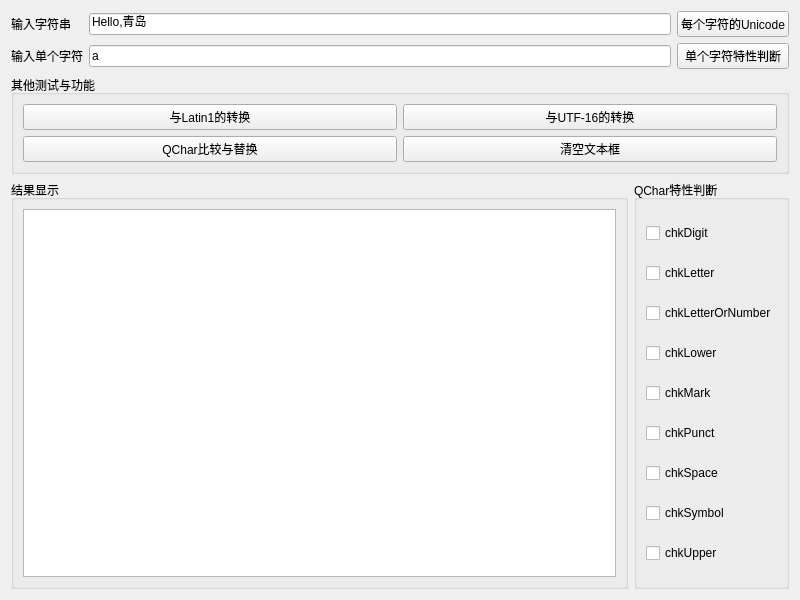
<?xml version="1.0" encoding="UTF-8"?>
<ui version="4.0">
 <class>Widget</class>
 <widget class="QWidget" name="Widget">
  <property name="geometry">
   <rect>
    <x>0</x>
    <y>0</y>
    <width>800</width>
    <height>600</height>
   </rect>
  </property>
  <property name="windowTitle">
   <string>Widget</string>
  </property>
  <layout class="QVBoxLayout" name="verticalLayout">
   <item>
    <layout class="QGridLayout" name="gridLayout">
     <item row="0" column="1">
      <widget class="QLineEdit" name="editStr">
       <property name="text">
        <string>Hello,青岛</string>
       </property>
      </widget>
     </item>
     <item row="1" column="1">
      <widget class="QLineEdit" name="editChar">
       <property name="text">
        <string>a</string>
       </property>
      </widget>
     </item>
     <item row="1" column="0">
      <widget class="QLabel" name="label_2">
       <property name="text">
        <string>输入单个字符</string>
       </property>
      </widget>
     </item>
     <item row="1" column="2">
      <widget class="QPushButton" name="btnCharJudge">
       <property name="text">
        <string>单个字符特性判断</string>
       </property>
      </widget>
     </item>
     <item row="0" column="0">
      <widget class="QLabel" name="label">
       <property name="text">
        <string>输入字符串</string>
       </property>
      </widget>
     </item>
     <item row="0" column="2">
      <widget class="QPushButton" name="btnGetChars">
       <property name="text">
        <string>每个字符的Unicode</string>
       </property>
      </widget>
     </item>
    </layout>
   </item>
   <item>
    <widget class="QGroupBox" name="groupBox">
     <property name="title">
      <string>其他测试与功能</string>
     </property>
     <layout class="QGridLayout" name="gridLayout_2">
      <item row="0" column="1">
       <widget class="QPushButton" name="btnConvUTF16">
        <property name="text">
         <string>与UTF-16的转换</string>
        </property>
       </widget>
      </item>
      <item row="0" column="0">
       <widget class="QPushButton" name="btnConvLatin1">
        <property name="text">
         <string>与Latin1的转换</string>
        </property>
       </widget>
      </item>
      <item row="2" column="1">
       <widget class="QPushButton" name="btnClear">
        <property name="text">
         <string>清空文本框</string>
        </property>
       </widget>
      </item>
      <item row="2" column="0">
       <widget class="QPushButton" name="btnCompare">
        <property name="text">
         <string>QChar比较与替换</string>
        </property>
       </widget>
      </item>
     </layout>
    </widget>
   </item>
   <item>
    <layout class="QHBoxLayout" name="horizontalLayout_4">
     <item>
      <widget class="QGroupBox" name="groupBox_3">
       <property name="title">
        <string>结果显示</string>
       </property>
       <layout class="QVBoxLayout" name="verticalLayout_3">
        <item>
         <widget class="QPlainTextEdit" name="plainTextEdit"/>
        </item>
       </layout>
      </widget>
     </item>
     <item>
      <widget class="QGroupBox" name="groupBox_2">
       <property name="title">
        <string>QChar特性判断</string>
       </property>
       <layout class="QVBoxLayout" name="verticalLayout_2">
        <item>
         <widget class="QCheckBox" name="chkDigit">
          <property name="text">
           <string>chkDigit</string>
          </property>
         </widget>
        </item>
        <item>
         <widget class="QCheckBox" name="chkLetter">
          <property name="text">
           <string>chkLetter</string>
          </property>
         </widget>
        </item>
        <item>
         <widget class="QCheckBox" name="chkLetterOrNumber">
          <property name="text">
           <string>chkLetterOrNumber</string>
          </property>
         </widget>
        </item>
        <item>
         <widget class="QCheckBox" name="chkLower">
          <property name="text">
           <string>chkLower</string>
          </property>
         </widget>
        </item>
        <item>
         <widget class="QCheckBox" name="chkMark">
          <property name="text">
           <string>chkMark</string>
          </property>
         </widget>
        </item>
        <item>
         <widget class="QCheckBox" name="chkPunct">
          <property name="text">
           <string>chkPunct</string>
          </property>
         </widget>
        </item>
        <item>
         <widget class="QCheckBox" name="chkSpace">
          <property name="text">
           <string>chkSpace</string>
          </property>
         </widget>
        </item>
        <item>
         <widget class="QCheckBox" name="chkSymbol">
          <property name="text">
           <string>chkSymbol</string>
          </property>
         </widget>
        </item>
        <item>
         <widget class="QCheckBox" name="chkUpper">
          <property name="text">
           <string>chkUpper</string>
          </property>
         </widget>
        </item>
       </layout>
      </widget>
     </item>
    </layout>
   </item>
  </layout>
 </widget>
 <resources/>
 <connections/>
</ui>
